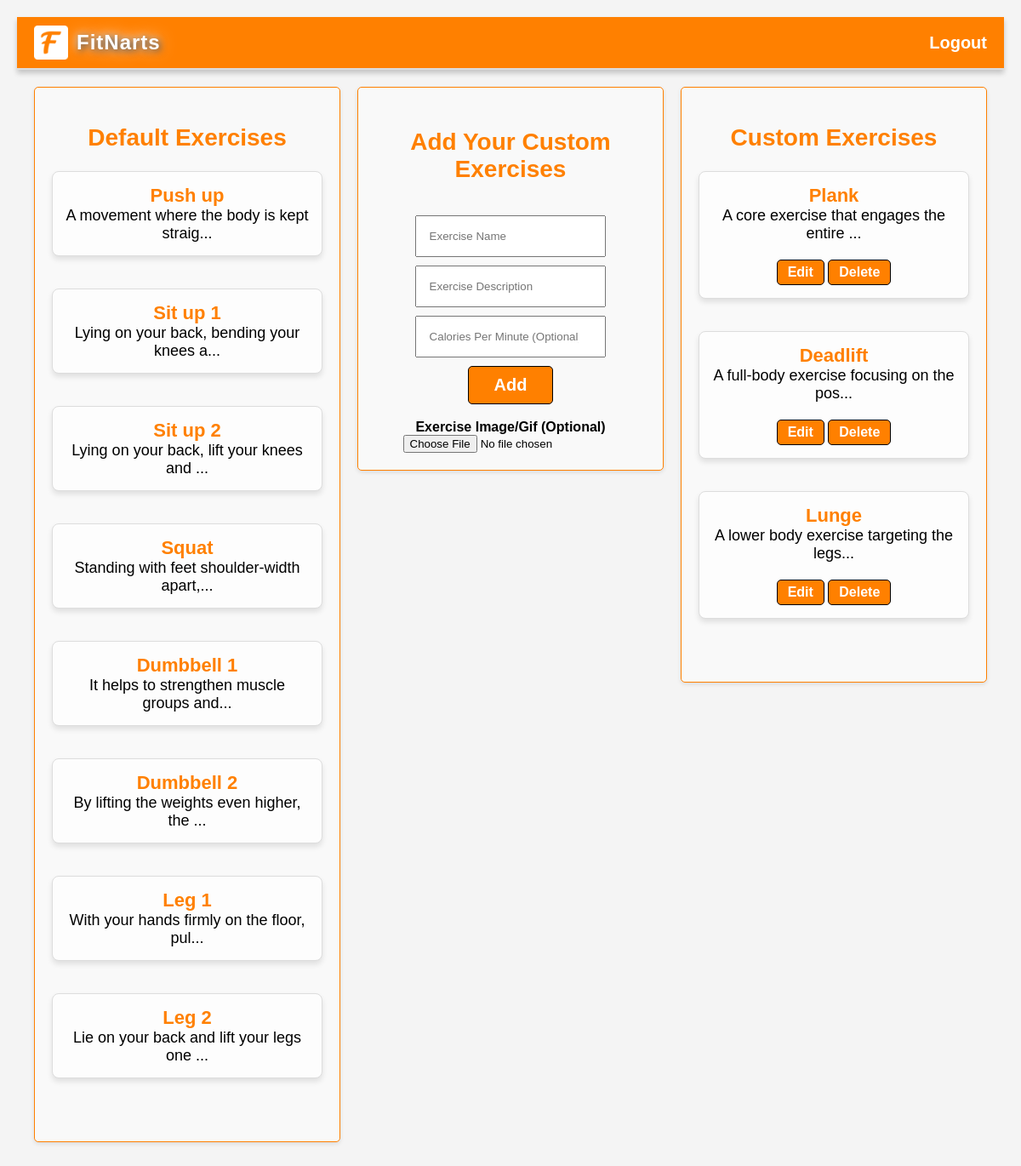
The page /exercise/ (signed in) on the database its author committed.
### exercise/models.py (models this page shows, shortened)
class Exercise(models.Model):
    user = models.ForeignKey(User, on_delete = models.CASCADE, null=True, blank=True)
    title = models.CharField(max_length = 30, unique=True)
    description = models.CharField(max_length = 500, unique=True)
    cals_per_minute = models.FloatField(null=True, blank=True)
    created_at = models.DateTimeField(auto_now_add = True)
    image = models.ImageField(upload_to='images/', null=True, blank=True, default='images/no_image.png')
    is_default = models.BooleanField(default=False)

### exercise/views.py (the view)
# urls.py: path('', views.exercise_list, name='exercise_list'), # '' yerine exercise yazarsan /exercise/exercise olur
@login_required
def exercise_list(request):
    default_exercise_list = Exercise.objects.filter(is_default=True) # user=request.user i kaldırdım çünkü tüm kullanıcılara gözüksün istiyorum
    custom_exercise_list = Exercise.objects.filter(user=request.user, is_default=False) # Sadece giriş yapan kullanıcının eklediği exerciseler çekiliyor
    context = {
        "custom_exercise_list": custom_exercise_list,
        "default_exercise_list": default_exercise_list
    }
    return render(request, 'exercise/exercise_list.html', context)

### exercise/templates/exercise/exercise_list.html (shortened to what this page needs)
{% extends 'base/main.html' %}
{% block content %}
<div class="exercise_list_container">
    <div class="exercise_list_column" id="default_exercises">
        <h2 id="default_exercises_header">Default Exercises</h2>
        <ul>
            {% if default_exercise_list %}
                {% for default in default_exercise_list %}
                    <li id="exercise_li">
                        <a href="{% url 'exercise_detail' default.id %}" id="default_exercise_title">{{ default.title }}</a>
                        <br>
                        <a href="{% url 'exercise_detail' default.id %}" id="default_exercise_description">
                            {{ default.description|slice:":40" }}{% if default.description|length > 40 %}...{% endif %}
                        </a>
                    </li>
                    <br>
                {% endfor %}
            {% else %}
                <li>No default exercises available</li>
            {% endif %}
        </ul>
    </div>
    <div class="exercise_list_column" id="add_exercises">
        <h3 id="add_exercises_header">Add Your Custom Exercises</h3>
        <form method="POST" action="{% url 'add_exercise' %}" enctype="multipart/form-data">
            <input type="text" name="title" placeholder="Exercise Name" id="exercise_title_input" required/>
            <br>
            <input type="text" name="description" placeholder="Exercise Description" id="exercise_description_input" required/>
            <br>
            <input type="number" name="cals_per_minute" placeholder="Calories Per Minute (Optional)" step="0.1" min="0" id="exercise_cals_input" />
            <br>
            <button type="submit" id="add_exercise_button">Add</button>
            <br>
            <br>
            <label for="image" id="exercise_add_image">Exercise Image/Gif (Optional)</label>
            <br>
            <input type="file" name="image" id="image">
        </form>
    </div>
    <div class="exercise_list_column" id="custom_exercises">
        <h2 id="custom_exercises_header">Custom Exercises</h2>
        <ul>
            {% if custom_exercise_list %}
                {% for exercise in custom_exercise_list %}
                    <li id="exercise_li">
                        <a href="{% url 'exercise_detail' exercise.id %}" id="custom_exercise_title">{{ exercise.title }}</a>
                        <br>
                        <a href="{% url 'exercise_detail' exercise.id %}" id="custom_exercise_description">
                            {{ exercise.description|slice:":40" }}{% if exercise.description|length > 40 %}...{% endif %}
                        </a>
                        <br>
                        <a href="{% url 'edit_exercise' exercise.id %}" id="custom_exercise_edit">Edit</a>
                        <a href="{% url 'delete_exercise' exercise.id %}" id="custom_exercise_delete">Delete</a>
                    </li>
                    <br>
                {% endfor %}
            {% else %}
                <li id="no_exercise_message">You have not added any exercises yet</li>
            {% endif %}
        </ul>
    </div>
</div>
{% endblock %}

### base/templates/base/main.html (shortened to what this page needs)
<!DOCTYPE html>
{% load static %}
<html lang="en">
<head>
    {% load static %}
    <link rel="stylesheet" type="text/css" href="{% static 'css/main.css' %}">
    <link rel="stylesheet" type="text/css" href="{% static 'css/home.css' %}">
    <link rel="stylesheet" type="text/css" href="{% static 'css/navbar.css' %}">
    <link rel="stylesheet" type="text/css" href="{% static 'css/login.css' %}">
    <link rel="stylesheet" type="text/css" href="{% static 'css/register.css' %}">
    <link rel="stylesheet" type="text/css" href="{% static 'css/profile.css' %}">
    <link rel="stylesheet" type="text/css" href="{% static 'css/edit_profile.css' %}">
    <link rel="stylesheet" type="text/css" href="{% static 'css/exercise_list.css' %}">
    <link rel="stylesheet" type="text/css" href="{% static 'css/edit_exercise.css' %}">
    <link rel="stylesheet" type="text/css" href="{% static 'css/exercise_detail.css' %}">
    <link rel="stylesheet" type="text/css" href="{% static 'css/counter.css' %}">
    <link rel="stylesheet" type="text/css" href="{% static 'css/timer.css' %}">
    <link rel="stylesheet" type="text/css" href="{% static 'css/health_calculator.css' %}">
    <link rel="stylesheet" type="text/css" href="{% static 'css/diary_list.css' %}">
    <link rel="stylesheet" type="text/css" href="{% static 'css/add_entry.css' %}">
    <link rel="stylesheet" type="text/css" href="{% static 'css/edit_entry.css' %}">
    <link rel="stylesheet" type="text/css" href="{% static 'css/footer.css' %}">
</head>
<body>
    {% include 'base/navbar.html' %}
    {% block content %}
    {% endblock %}
</body>
</html>

### base/templates/base/navbar.html
{% load static %}
<nav class="navbar">
    <a href="/" class="logo_container">
        <img src="{% static 'images/favicon.ico' %}" alt="Logo" class="logo">
        <span class="logo_text">FitNarts</span>
    </a>
    <div class="menu">
        {% if user.is_authenticated %}
            <a href="{% url 'logout' %}" id="logout">Logout</a>
        {% endif %}
    </div>
</nav>

### static/css/main.css (style rules this page uses)
body { margin: 0; font-family: 'Arial', sans-serif; text-align: center; }
ul { list-style-type: none; padding: 0; }
li { margin-bottom: 10px; font-size: 16px; }

### static/css/navbar.css (style rules this page uses)
.navbar { display: flex; align-items: center; justify-content: space-between; background-color: #FF8000; padding: 10px 20px; color: white; box-shadow: 0 4px 6px rgba(0, 0, 0, 0.2); border-bottom: 2px solid #ddd; }
.logo_container { display: flex; align-items: center; text-decoration: none; }
.logo { height: 40px; width: 40px; margin-right: 10px; }
.logo_text { color: white; font-size: 24px; font-family: 'Oswald', sans-serif; font-weight: bold; text-shadow: 2px 2px 8px rgba(0, 0, 0, 0.8), 0 0 10px white, 0 0 20px white; letter-spacing: 1px; }
#logout { color: white; font-size: 20px; font-weight: bold; text-decoration: none; }
.menu { display: flex; gap: 15px; }

### static/css/exercise_list.css (style rules this page uses)
.exercise_list_container { display: flex; justify-content: space-between; align-items: flex-start; gap: 20px; margin: 20px; }
.exercise_list_column { flex: 1; padding: 20px; border: 1px solid #FF8000; border-radius: 5px; background-color: #f9f9f9; box-shadow: 0 2px 5px rgba(0, 0, 0, 0.1); }
#default_exercises_header { color: #FF8000; font-size: 28px; }
#default_exercise_title { color: #FF8000; font-size: 22px; font-weight: bold; text-decoration: none; }
#default_exercise_description { color: black; font-size: 18px; text-decoration: none; }
#add_exercises_header { color: #FF8000; font-size: 28px; }
#exercise_title_input { width: 60%; padding: 15px; margin-top: 10px; }
#exercise_description_input { width: 60%; padding: 15px; margin-top: 10px; }
#exercise_cals_input { width: 60%; padding: 15px; margin-top: 10px; }
#add_exercise_button { display: inline-block; margin-top: 10px; padding: 10px 30px; text-decoration: none; color: white; background-color: #FF8000; font-weight: bold; border: 1px solid black; border-radius: 5px; font-size: 20px; transition: background-color 0.3s ease; }
#exercise_add_image { font-size: 16px; font-weight: bold; }
#custom_exercises_header { color: #FF8000; font-size: 28px; }
#custom_exercise_title { color: #FF8000; font-size: 22px; font-weight: bold; text-decoration: none; }
#custom_exercise_description { color: black; font-size: 18px; text-decoration: none; }
#custom_exercise_delete { display: inline-block; margin-top: 20px; padding: 5px 12px; text-decoration: none; color: white; background-color: #FF8000; font-weight: bold; border: 1px solid black; border-radius: 5px; font-size: 16px; transition: background-color 0.3s ease; }
#custom_exercise_edit { display: inline-block; margin-top: 20px; padding: 5px 12px; text-decoration: none; color: white; background-color: #FF8000; font-weight: bold; border: 1px solid black; border-radius: 5px; font-size: 16px; transition: background-color 0.3s ease; }

### static/css/exercise_detail.css (style rules this page uses)
body { font-family: Arial, sans-serif; background-color: #f4f4f4; margin: 0; padding: 20px; }

### static/css/counter.css (style rules this page uses)
#exercise_li { border: 1px solid #ddd; border-radius: 8px; padding: 15px; margin-bottom: 20px; background-color: #fdfdfd; box-shadow: 0 4px 6px rgba(0, 0, 0, 0.1); transition: box-shadow 0.3s ease, transform 0.2s ease; }

### rows shown on the page
Exercise: title "Push up", description "A movement where the body is kept straig"
Exercise: title "Sit up 1", description "Lying on your back, bending your knees a"
Exercise: title "Sit up 2", description "Lying on your back, lift your knees and"
Exercise: title "Squat", description "Standing with feet shoulder-width apart,"
Exercise: title "Dumbbell 1", description "It helps to strengthen muscle groups and"
Exercise: title "Dumbbell 2", description "By lifting the weights even higher, the"
Exercise: title "Leg 1", description "With your hands firmly on the floor, pul"
Exercise: title "Leg 2", description "Lie on your back and lift your legs one"
Exercise: title "Plank", description "A core exercise that engages the entire"
Exercise: title "Deadlift", description "A full-body exercise focusing on the pos"
Exercise: title "Lunge", description "A lower body exercise targeting the legs"
